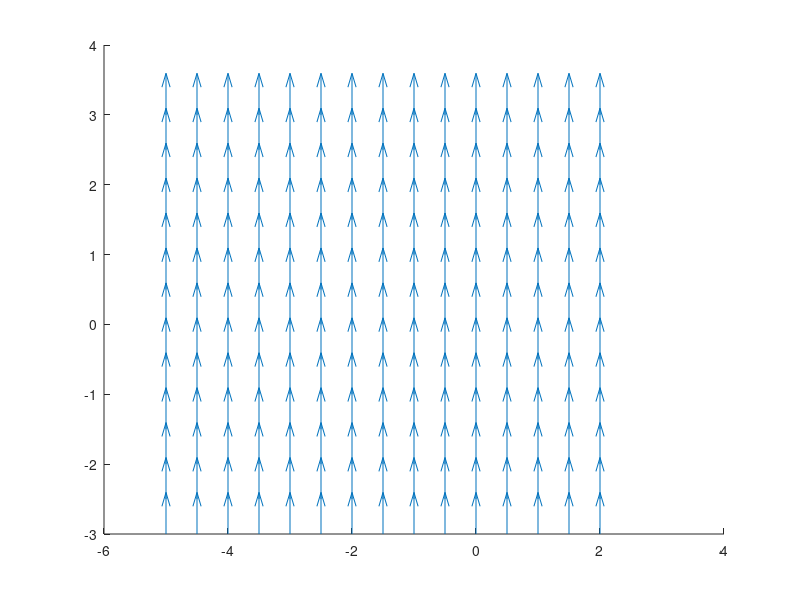

MATLAB code for this plot:
clear all
hold on
k = 1;
for i = -5:0.5:2
    for j = -3:0.5:3
        X(k) = i;
        Y(k) = j;
        U(k)= 0;
        V(k) = 5;
        k = k+1;
    end
end

quiver(X,Y,U,V);